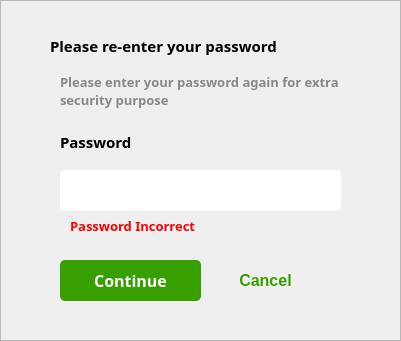
     <widget class="QFrame" name="frame_payment">
      <property name="geometry">
       <rect>
        <x>1070</x>
        <y>180</y>
        <width>401</width>
        <height>341</height>
       </rect>
      </property>
      <property name="frameShape">
       <enum>QFrame::StyledPanel</enum>
      </property>
      <property name="frameShadow">
       <enum>QFrame::Raised</enum>
      </property>
      <widget class="QLabel" name="label_enter_pass">
       <property name="geometry">
        <rect>
         <x>50</x>
         <y>30</y>
         <width>301</width>
         <height>31</height>
        </rect>
       </property>
       <property name="font">
        <font>
         <family>Segoe UI Semibold</family>
         <pointsize>11</pointsize>
         <weight>75</weight>
         <bold>true</bold>
        </font>
       </property>
       <property name="styleSheet">
        <string notr="true">background:none;
border:none;
border-radius: none;</string>
       </property>
       <property name="text">
        <string>Please re-enter your password</string>
       </property>
       <property name="alignment">
        <set>Qt::AlignLeading|Qt::AlignLeft|Qt::AlignVCenter</set>
       </property>
      </widget>
      <widget class="QLabel" name="label_password">
       <property name="geometry">
        <rect>
         <x>60</x>
         <y>126</y>
         <width>301</width>
         <height>31</height>
        </rect>
       </property>
       <property name="font">
        <font>
         <family>Segoe UI Semibold</family>
         <pointsize>11</pointsize>
         <weight>75</weight>
         <bold>true</bold>
        </font>
       </property>
       <property name="styleSheet">
        <string notr="true">background:none;
border:none;
border-radius: none;</string>
       </property>
       <property name="text">
        <string>Password</string>
       </property>
       <property name="alignment">
        <set>Qt::AlignLeading|Qt::AlignLeft|Qt::AlignVCenter</set>
       </property>
      </widget>
      <widget class="QLineEdit" name="lineEdit_password">
       <property name="geometry">
        <rect>
         <x>60</x>
         <y>170</y>
         <width>281</width>
         <height>41</height>
        </rect>
       </property>
       <property name="font">
        <font>
         <family>Segoe UI</family>
         <pointsize>12</pointsize>
        </font>
       </property>
       <property name="focusPolicy">
        <enum>Qt::StrongFocus</enum>
       </property>
       <property name="styleSheet">
        <string notr="true">*{
	border-radius:5px;
	padding-left: 15px;
}

:hover{
	border: 1px solid #34a671;
}

:focus{
    border: 1px solid #34a671;
}</string>
       </property>
       <property name="echoMode">
        <enum>QLineEdit::Password</enum>
       </property>
      </widget>
      <widget class="QPushButton" name="pushButton_continue">
       <property name="geometry">
        <rect>
         <x>60</x>
         <y>260</y>
         <width>141</width>
         <height>41</height>
        </rect>
       </property>
       <property name="font">
        <font>
         <family>Segoe UI Semibold</family>
         <pointsize>12</pointsize>
         <weight>75</weight>
         <bold>true</bold>
        </font>
       </property>
       <property name="cursor">
        <cursorShape>PointingHandCursor</cursorShape>
       </property>
       <property name="focusPolicy">
        <enum>Qt::NoFocus</enum>
       </property>
       <property name="styleSheet">
        <string notr="true">*{
background:#37a000;
color:white;
border-radius: 5px;
}
:hover{
background: #2f8700;
}</string>
       </property>
       <property name="text">
        <string>Continue</string>
       </property>
      </widget>
      <widget class="QPushButton" name="pushButton_cancel">
       <property name="geometry">
        <rect>
         <x>200</x>
         <y>260</y>
         <width>131</width>
         <height>41</height>
        </rect>
       </property>
       <property name="font">
        <font>
         <family>Segoe UI</family>
         <pointsize>12</pointsize>
         <weight>75</weight>
         <bold>true</bold>
        </font>
       </property>
       <property name="cursor">
        <cursorShape>PointingHandCursor</cursorShape>
       </property>
       <property name="focusPolicy">
        <enum>Qt::NoFocus</enum>
       </property>
       <property name="styleSheet">
        <string notr="true">*{
color:#37a000;
border:none;
}
:hover{
border-radius:none;
color:#2f8700;
}</string>
       </property>
       <property name="text">
        <string>Cancel</string>
       </property>
      </widget>
      <widget class="QLabel" name="label_password_inc">
       <property name="geometry">
        <rect>
         <x>70</x>
         <y>210</y>
         <width>301</width>
         <height>31</height>
        </rect>
       </property>
       <property name="font">
        <font>
         <family>Segoe UI Semibold</family>
         <pointsize>10</pointsize>
         <weight>75</weight>
         <bold>true</bold>
        </font>
       </property>
       <property name="styleSheet">
        <string notr="true">background:none;
border:none;
border-radius: none;
color:red;</string>
       </property>
       <property name="text">
        <string>Password Incorrect</string>
       </property>
       <property name="alignment">
        <set>Qt::AlignLeading|Qt::AlignLeft|Qt::AlignVCenter</set>
       </property>
      </widget>
      <widget class="QLabel" name="label_re_enter_pass">
       <property name="geometry">
        <rect>
         <x>60</x>
         <y>70</y>
         <width>311</width>
         <height>41</height>
        </rect>
       </property>
       <property name="font">
        <font>
         <family>Segoe UI Semibold</family>
         <pointsize>10</pointsize>
         <weight>75</weight>
         <bold>true</bold>
        </font>
       </property>
       <property name="focusPolicy">
        <enum>Qt::NoFocus</enum>
       </property>
       <property name="styleSheet">
        <string notr="true">background:none;
border:none;
color:#888888;
border-radius: none;</string>
       </property>
       <property name="text">
        <string>Please enter your password again for extra security purpose</string>
       </property>
       <property name="alignment">
        <set>Qt::AlignLeading|Qt::AlignLeft|Qt::AlignVCenter</set>
       </property>
       <property name="wordWrap">
        <bool>true</bool>
       </property>
      </widget>
     </widget>
